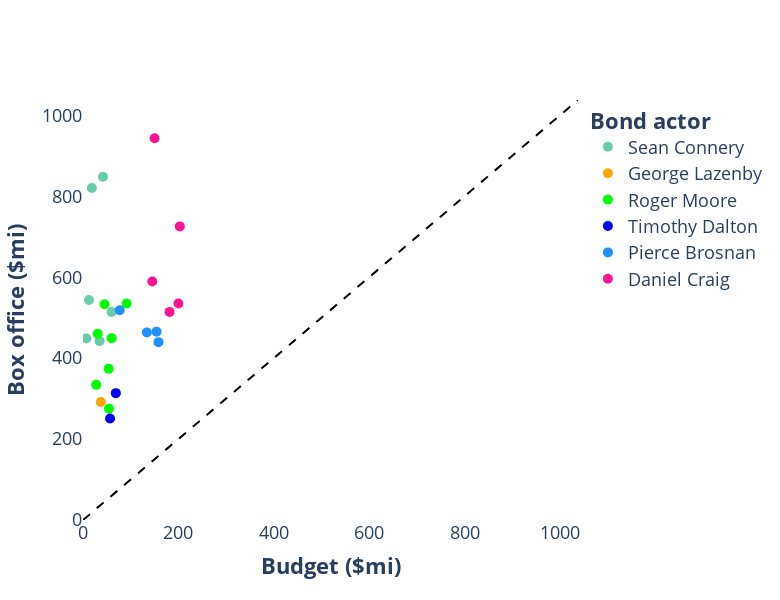

Write notebook code for a chart like this one.
### Code cell
# Variables:
x_var = "budget_millions_2005"
x_var_name = "Budget ($mi)"
y_var = "box_office_millions_2005"
y_var_name = "Box office ($mi)"
color_var = "bond_actor"
color_var_name = "Bond actor"

# Plot:
lvls = df[color_var].unique()
n_levels = len(lvls)
my_palette = ["#66cdaa", "#ffa500", "#00ff00", "#0000ff", "#1e90ff", "#ff1493"]
max_val = df[[x_var, y_var]].max().max()*1.1

fig = go.Figure()
for l, lvl in enumerate(lvls):
    fig.add_trace(
        go.Scatter(
            x = df[x_var][df[color_var] == lvl],
            y = df[y_var][df[color_var] == lvl],
            mode = "markers",
            marker = {
                "size": 10,
                "color": my_palette[l]
            },
            name = lvl,
            customdata = df[["title",
                             "year",
                             "bond_actor",
                             "director",
                             "box_office_millions_2005",
                             "budget_millions_2005",
                             "rotten_tomatoes_score",
                             "metacritic_score"]][df[color_var] == lvl],
            hovertemplate = "<b>Title:</b> %{customdata[0]}<br>" +
                            "<b>Year:</b> %{customdata[1]}<br>" +
                            "<b>Bond:</b> %{customdata[2]}<br>" +
                            "<b>Director:</b> %{customdata[3]}<br>" +
                            "<b>Box office ($mi):</b> %{customdata[4]}<br>" +
                            "<b>Budget ($mi):</b> %{customdata[5]}<br>" +
                            "<b>Rotten Tomatoes Score:</b> %{customdata[6]}<br>" +
                            "<b>Metacritic Score:</b> %{customdata[7]}<br>" +
                            "<extra></extra>"          
        )        
    )
fig.add_trace(
    go.Scatter(
        x = [0, max_val],
        y = [0, max_val],
        mode = "lines",
        line = {
            "width": 2,
            "color": "black",
            "dash": "dash"
        },
        showlegend = False
    )
)
fig.update_layout(
    xaxis_title = "<b>" + x_var_name + "</b>" ,
    yaxis_title = "<b>" + y_var_name + "</b>",
    xaxis_range = [0, max_val],
    yaxis_range = [0, max_val],
    font = dict(
        size = 18
    ),
    showlegend = True,
    legend_title_text = "<b>" + color_var_name + "</b>",
    plot_bgcolor = "white",
    hoverlabel = dict(
        font_size = 20,
        font_family = "Rockwell"
    ),
    height = 600,
    width = 780
)
fig.show()

### Figure 1 — Plotly figure (JSON) as saved in the notebook; plotly's stock layout.template omitted (floating-point values rounded to 4 significant figures)
{"data": [{"customdata": [["Dr. No", 1962, "Sean Connery", "Terence Young", 448.8, 7, 95, 78], ["From Russia with Love", 1963, "Sean Connery", "Terence Young", 543.8, 12.6, 95, 83], ["Goldfinger", 1964, "Sean Connery", "Guy Hamilton", 820.4, 18.6, 99, 87], ["Thunderball", 1965, "Sean Connery", "Terence Young", 848.1, 41.9, 87, 64], ["You Only Live Twice", 1967, "Sean Connery", "Lewis Gilbert", 514.2, 59.9, 73, 61], ["Diamonds Are Forever", 1971, "Sean Connery", "Guy Hamilton", 442.5, 34.7, 64, 59]], "hovertemplate": "<b>Title:</b> %{customdata[0]}<br><b>Year:</b> %{customdata[1]}<br><b>Bond:</b> %{customdata[2]}<br><b>Director:</b> %{customdata[3]}<br><b>Box office ($mi):</b> %{customdata[4]}<br><b>Budget ($mi):</b> %{customdata[5]}<br><b>Rotten Tomatoes Score:</b> %{customdata[6]}<br><b>Metacritic Score:</b> %{customdata[7]}<br><extra></extra>", "marker": {"color": "#66cdaa", "size": 10}, "mode": "markers", "name": "Sean Connery", "type": "scatter", "x": [7, 12.6, 18.6, 41.9, 59.9, 34.7], "y": [448.8, 543.8, 820.4, 848.1, 514.2, 442.5]}, {"customdata": [["On Her Majesty's Secret Service", 1969, "George Lazenby", "Peter R. Hunt", 291.5, 37.3, 81, 61]], "hovertemplate": "<b>Title:</b> %{customdata[0]}<br><b>Year:</b> %{customdata[1]}<br><b>Bond:</b> %{customdata[2]}<br><b>Director:</b> %{customdata[3]}<br><b>Box office ($mi):</b> %{customdata[4]}<br><b>Budget ($mi):</b> %{customdata[5]}<br><b>Rotten Tomatoes Score:</b> %{customdata[6]}<br><b>Metacritic Score:</b> %{customdata[7]}<br><extra></extra>", "marker": {"color": "#ffa500", "size": 10}, "mode": "markers", "name": "George Lazenby", "type": "scatter", "x": [37.3], "y": [291.5]}, {"customdata": [["Live and Let Die", 1973, "Roger Moore", "Guy Hamilton", 460.3, 30.8, 65, 55], ["The Man with the Golden Gun", 1974, "Roger Moore", "Guy Hamilton", 334, 27.7, 39, 43], ["The Spy Who Loved Me", 1977, "Roger Moore", "Lewis Gilbert", 533, 45.1, 80, 55], ["Moonraker", 1979, "Roger Moore", "Lewis Gilbert", 535, 91.5, 60, 66], ["For Your Eyes Only", 1981, "Roger Moore", "John Glen", 449.4, 60.2, 72, 54], ["Octopussy", 1983, "Roger Moore", "John Glen", 373.8, 53.9, 43, 63], ["A View to a Kill", 1985, "Roger Moore", "John Glen", 275.2, 54.5, 38, 40]], "hovertemplate": "<b>Title:</b> %{customdata[0]}<br><b>Year:</b> %{customdata[1]}<br><b>Bond:</b> %{customdata[2]}<br><b>Director:</b> %{customdata[3]}<br><b>Box office ($mi):</b> %{customdata[4]}<br><b>Budget ($mi):</b> %{customdata[5]}<br><b>Rotten Tomatoes Score:</b> %{customdata[6]}<br><b>Metacritic Score:</b> %{customdata[7]}<br><extra></extra>", "marker": {"color": "#00ff00", "size": 10}, "mode": "markers", "name": "Roger Moore", "type": "scatter", "x": [30.8, 27.7, 45.1, 91.5, 60.2, 53.9, 54.5], "y": [460.3, 334, 533, 535, 449.4, 373.8, 275.2]}, {"customdata": [["The Living Daylights", 1987, "Timothy Dalton", "John Glen", 313.5, 68.8, 74, 60], ["Licence to Kill", 1989, "Timothy Dalton", "John Glen", 250.9, 56.7, 78, 58]], "hovertemplate": "<b>Title:</b> %{customdata[0]}<br><b>Year:</b> %{customdata[1]}<br><b>Bond:</b> %{customdata[2]}<br><b>Director:</b> %{customdata[3]}<br><b>Box office ($mi):</b> %{customdata[4]}<br><b>Budget ($mi):</b> %{customdata[5]}<br><b>Rotten Tomatoes Score:</b> %{customdata[6]}<br><b>Metacritic Score:</b> %{customdata[7]}<br><extra></extra>", "marker": {"color": "#0000ff", "size": 10}, "mode": "markers", "name": "Timothy Dalton", "type": "scatter", "x": [68.8, 56.7], "y": [313.5, 250.9]}, {"customdata": [["GoldenEye", 1995, "Pierce Brosnan", "Martin Campbell", 518.5, 76.9, 79, 65], ["Tomorrow Never Dies", 1997, "Pierce Brosnan", "Roger Spottiswoode", 463.2, 133.9, 56, 52], ["The World Is Not Enough", 1999, "Pierce Brosnan", "Michael Apted", 439.5, 158.3, 52, 57], ["Die Another Day", 2002, "Pierce Brosnan", "Lee Tamahori", 465.4, 154.2, 56, 56]], "hovertemplate": "<b>Title:</b> %{customdata[0]}<br><b>Year:</b> %{customdata[1]}<br><b>Bond:</b> %{customdata[2]}<br><b>Director:</b> %{customdata[3]}<br><b>Box office ($mi):</b> %{customdata[4]}<br><b>Budget ($mi):</b> %{customdata[5]}<br><b>Rotten Tomatoes Score:</b> %{customdata[6]}<br><b>Metacritic Score:</b> %{customdata[7]}<br><extra></extra>", "marker": {"color": "#1e90ff", "size": 10}, "mode": "markers", "name": "Pierce Brosnan", "type": "scatter", "x": [76.9, 133.9, 158.3, 154.2], "y": [518.5, 463.2, 439.5, 465.4]}, {"customdata": [["Casino Royale", 2006, "Daniel Craig", "Martin Campbell", 589.4, 145.3, 94, 80], ["Quantum of Solace", 2008, "Daniel Craig", "Marc Forster", 514.2, 181.4, 64, 58], ["Skyfall", 2012, "Daniel Craig", "Sam Mendes", 943.5, 150, 92, 81], ["Spectre", 2015, "Daniel Craig", "Sam Mendes", 725.5, 203, 63, 60], ["No Time to Die", 2021, "Daniel Craig", "Cary Joji Fukunaga", 534.9, 200, 84, 69]], "hovertemplate": "<b>Title:</b> %{customdata[0]}<br><b>Year:</b> %{customdata[1]}<br><b>Bond:</b> %{customdata[2]}<br><b>Director:</b> %{customdata[3]}<br><b>Box office ($mi):</b> %{customdata[4]}<br><b>Budget ($mi):</b> %{customdata[5]}<br><b>Rotten Tomatoes Score:</b> %{customdata[6]}<br><b>Metacritic Score:</b> %{customdata[7]}<br><extra></extra>", "marker": {"color": "#ff1493", "size": 10}, "mode": "markers", "name": "Daniel Craig", "type": "scatter", "x": [145.3, 181.4, 150, 203, 200], "y": [589.4, 514.2, 943.5, 725.5, 534.9]}, {"line": {"color": "black", "dash": "dash", "width": 2}, "mode": "lines", "showlegend": false, "type": "scatter", "x": [0, 1038.0], "y": [0, 1038.0]}], "layout": {"font": {"size": 18}, "height": 600, "hoverlabel": {"font": {"family": "Rockwell", "size": 20}}, "legend": {"title": {"text": "<b>Bond actor</b>"}}, "plot_bgcolor": "white", "showlegend": true, "width": 780, "xaxis": {"range": [0, 1038.0], "title": {"text": "<b>Budget ($mi)</b>"}, "type": "linear"}, "yaxis": {"range": [0, 1038.0], "title": {"text": "<b>Box office ($mi)</b>"}, "type": "linear"}}}
